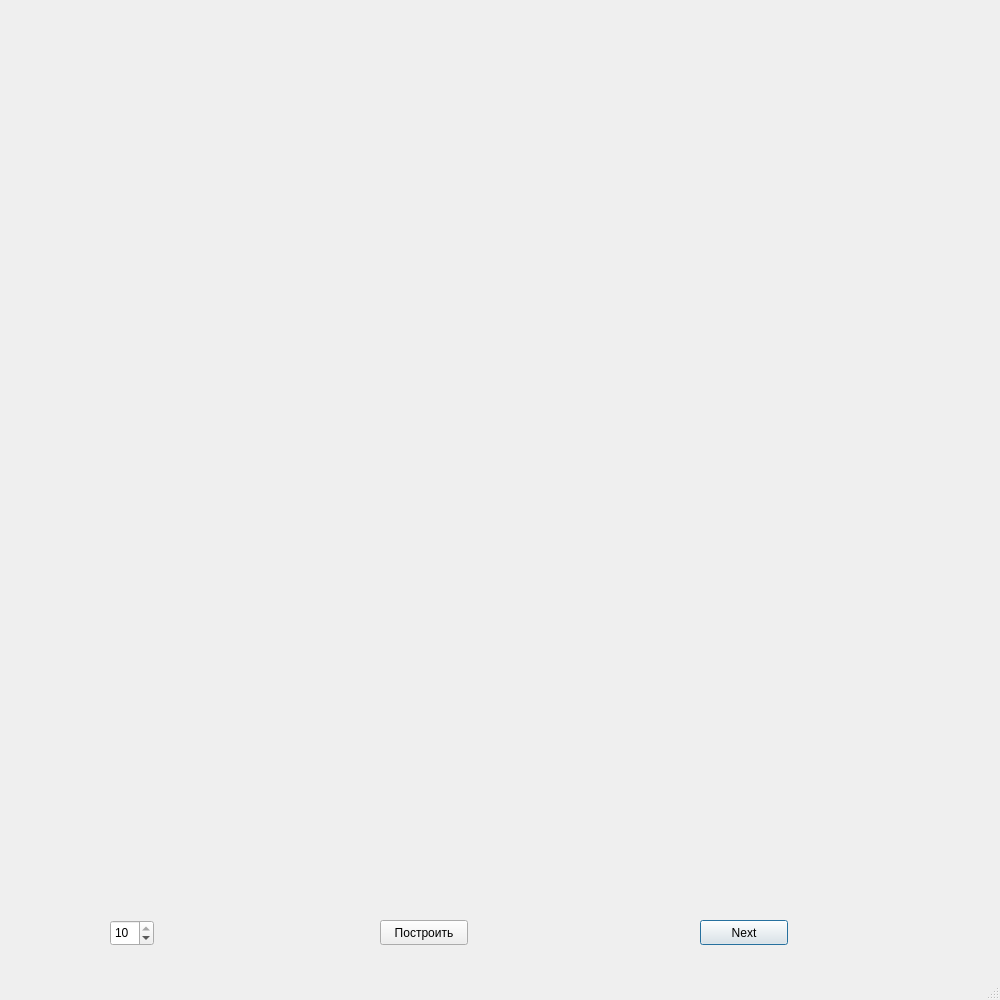
<?xml version="1.0" encoding="UTF-8"?>
<ui version="4.0">
 <class>MainWindow</class>
 <widget class="QMainWindow" name="MainWindow">
  <property name="geometry">
   <rect>
    <x>0</x>
    <y>0</y>
    <width>1000</width>
    <height>1000</height>
   </rect>
  </property>
  <property name="windowTitle">
   <string>MainWindow</string>
  </property>
  <widget class="QWidget" name="centralwidget">
   <widget class="QPushButton" name="pushButton">
    <property name="geometry">
     <rect>
      <x>700</x>
      <y>920</y>
      <width>88</width>
      <height>25</height>
     </rect>
    </property>
    <property name="text">
     <string>Next</string>
    </property>
    <property name="default">
     <bool>true</bool>
    </property>
   </widget>
   <widget class="QSpinBox" name="spinBox">
    <property name="geometry">
     <rect>
      <x>110</x>
      <y>920</y>
      <width>44</width>
      <height>26</height>
     </rect>
    </property>
    <property name="minimum">
     <number>1</number>
    </property>
    <property name="maximum">
     <number>10</number>
    </property>
    <property name="value">
     <number>10</number>
    </property>
   </widget>
   <widget class="QPushButton" name="res">
    <property name="geometry">
     <rect>
      <x>380</x>
      <y>920</y>
      <width>88</width>
      <height>25</height>
     </rect>
    </property>
    <property name="text">
     <string>Построить</string>
    </property>
   </widget>
  </widget>
  <widget class="QMenuBar" name="menubar">
   <property name="geometry">
    <rect>
     <x>0</x>
     <y>0</y>
     <width>1000</width>
     <height>22</height>
    </rect>
   </property>
  </widget>
  <widget class="QStatusBar" name="statusbar"/>
 </widget>
 <resources/>
 <connections/>
</ui>
